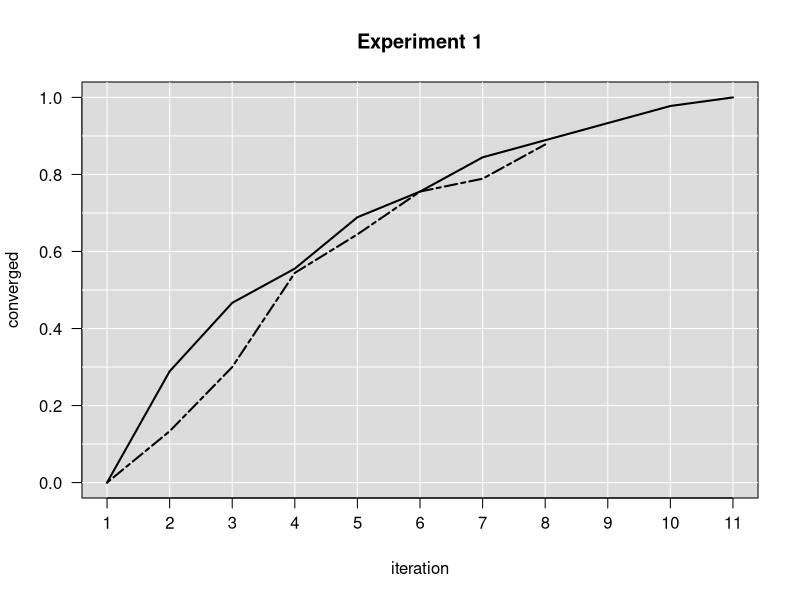
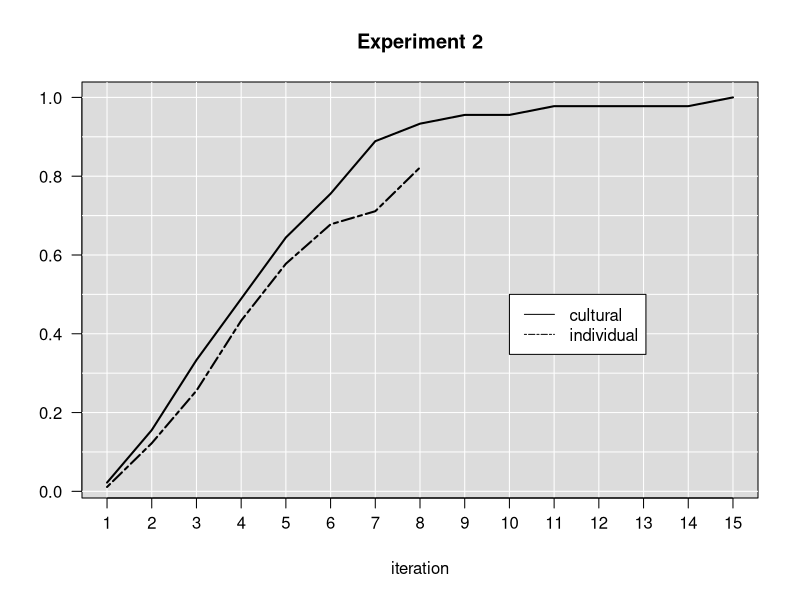

R code for these plots, in order:
df1 <- read.csv("../Data/experiment1_FINAL.csv")
df2 <- read.csv("../Data/experiment2_FINAL.csv")

df1c <- subset(df1,condition=="C")
df1i <- subset(df1,condition=="I")
df2c <- subset(df2,condition=="C")
df2i <- subset(df2,condition=="I")

# number of trajectories that haven't converged yet, per iteration
table(df1c$iteration)
table(df1i$iteration)
table(df2c$iteration)
table(df2i$iteration)

#############################################################################
# get percentage of trajectories that converged on each iteration

# cultural condition

x <- c(as.vector(table(df1c$iteration)[2:11]),0) # add zero coz we know it converged
c1 <- 1-(x/45) # make inverse into a percentage

x <- c(as.vector(table(df2c$iteration)[2:15]),0) 
c2 <- 1-(x/45)

# individual condition

# need to look up how many trajectories in the last iteration were and weren't converged
table(subset(df1i,iteration==8)$converged) # 8 converged and 11 did not
x <- c(as.vector(table(df1i$iteration)[2:8]),11) # so add 11
i1 <- 1-(x/90) # make inverse into a percentage
i1 <- c(i1,"NA","NA","NA")

table(subset(df2i,iteration==8)$converged) # 10 converged and 16 did not
x <- c(as.vector(table(df2i$iteration)[2:8]),16) # so add 16
i2 <- 1-(x/90) 
i2 <- c(i2,"NA","NA","NA","NA","NA","NA","NA")

#############################################################################

# Experiment 1

dev.new(width=440,height=400, unit="px")
plot(c1,type="l",las=1, xaxt="n",xlab="iteration",ylab="converged",main="Experiment 1")
rect(par("usr")[1],par("usr")[3],par("usr")[2],par("usr")[4],col="#DCDCDC")
abline(v=seq(1,11),h=seq(0,1,by=0.1),col="white")
lines(i1,type="l",las=1,lwd=2,lty="twodash")
lines(c1,type="l",las=1,lwd=2)
# make your own x axis labels
xtick <- seq(1, 11, by=1)
axis(side=1, at=xtick, labels=FALSE)
text(x=xtick, par("usr")[3], labels=xtick, pos=1, offset=1, xpd=TRUE)

# Experiment 2

dev.new(width=600,height=400, unit="px")
plot(c2,type="l",las=1, xaxt="n",xlab="iteration",ylab="",main="Experiment 2")
rect(par("usr")[1],par("usr")[3],par("usr")[2],par("usr")[4],col="#DCDCDC")
abline(v=seq(1,15),h=seq(0,1,by=0.1),col="white")
lines(i2,type="l",las=1,lwd=2,lty="twodash")
lines(c2,type="l",las=1,lwd=2)
# make your own x axis labels
xtick <- seq(1, 15, by=1)
axis(side=1, at=xtick, labels=FALSE)
text(x=xtick, par("usr")[3], labels=xtick, pos=1, offset=1, xpd=TRUE)
legend(10, 0.5, legend=c("cultural", "individual"), lty=c("solid","twodash"), cex=1)


#############################################################################
# sanity check something

# print the number of test systems that equalled the train system
# (in iteration 1, the train system is a random initial system)

get_result <- function(d) {
	result <- c()
	for (i in 1:max(d$iteration)) {
		#print(paste("iteration",i))
		sub <- subset(d,iteration==i)
		#print(as.integer(table(sub$converged)["TRUE"]))
		result <- c(result,as.integer(table(sub$converged)["TRUE"]))
	}
	return(result)
}

result_1c <- get_result(df1c)
result_1i <- get_result(df1i)
result_2c <- get_result(df2c)
result_2i <- get_result(df2i)

